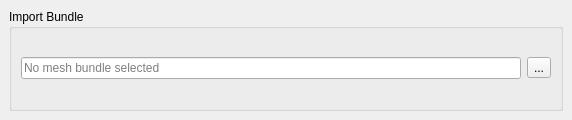
<?xml version="1.0" encoding="UTF-8"?>
<ui version="4.0">
 <class>MainWindow</class>
 <widget class="QMainWindow" name="MainWindow">
  <property name="geometry">
   <rect>
    <x>0</x>
    <y>0</y>
    <width>572</width>
    <height>120</height>
   </rect>
  </property>
  <property name="windowTitle">
   <string>Import Mesh Bundle</string>
  </property>
  <widget class="QWidget" name="centralwidget">
   <layout class="QGridLayout" name="gridLayout_import">
    <item row="0" column="0">
     <widget class="QGroupBox" name="groupBox_import">
      <property name="title">
       <string>Import Bundle</string>
      </property>
      <layout class="QGridLayout" name="gridLayout_importBundle">
       <item row="0" column="0">
        <layout class="QHBoxLayout" name="horizontalLayout_import">
         <item>
          <widget class="QLineEdit" name="bundlePath">
           <property name="readOnly">
            <bool>true</bool>
           </property>
           <property name="placeholderText">
            <string>No mesh bundle selected</string>
           </property>
          </widget>
         </item>
         <item>
          <widget class="QToolButton" name="bundleButton">
           <property name="text">
            <string notr="true">...</string>
           </property>
           <property name="toolTip">
            <string>Import mesh bundle folder</string>
           </property>
          </widget>
         </item>
        </layout>
       </item>
      </layout>
     </widget>
    </item>
   </layout>
  </widget>
 </widget>
 <resources/>
 <connections/>
</ui>
